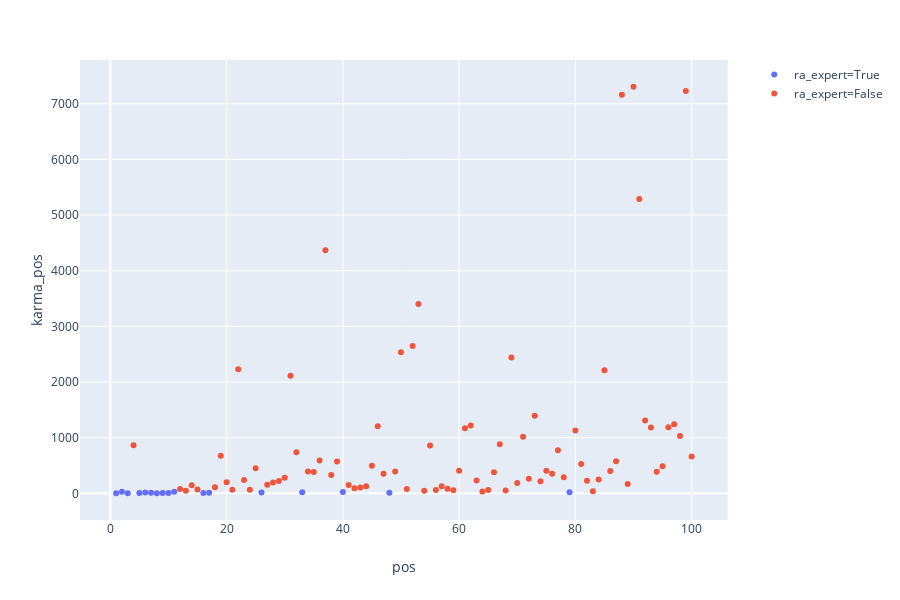

The notebook cell this image was saved under:
### Code cell
import plotly.express as px
iris = px.data.iris()

fig = px.scatter(question_ranking, x="pos", y="karma_pos", color="ra_expert", hover_data=['pos','karma_pos'])
fig.show()

### Figure 1 — Plotly figure (JSON) as saved in the notebook; plotly's stock layout.template omitted (floating-point values rounded to 4 significant figures; data arrays with more than 128 entries replaced by an {"elided": "..."} marker saying what was removed)
{"data": [{"customdata": [[1, 2], [2, 26], [3, 1], [5, 6], [6, 14], [7, 11], [8, 3], [9, 7], [10, 4], [11, 28], [16, 5], [17, 12], [26, 13], [33, 19], [40, 23], [48, 8], [79, 18]], "hoverlabel": {"namelength": 0}, "hovertemplate": "ra_expert=True<br>pos=%{customdata[0]}<br>karma_pos=%{customdata[1]}", "legendgroup": "ra_expert=True", "marker": {"color": "#636efa", "symbol": "circle"}, "mode": "markers", "name": "ra_expert=True", "showlegend": true, "type": "scatter", "x": [1, 2, 3, 5, 6, 7, 8, 9, 10, 11, 16, 17, 26, 33, 40, 48, 79], "xaxis": "x", "y": [2, 26, 1, 6, 14, 11, 3, 7, 4, 28, 5, 12, 13, 19, 23, 8, 18], "yaxis": "y"}, {"customdata": {"elided": "83x2 int values"}, "hoverlabel": {"namelength": 0}, "hovertemplate": "ra_expert=False<br>pos=%{customdata[0]}<br>karma_pos=%{customdata[1]}", "legendgroup": "ra_expert=False", "marker": {"color": "#EF553B", "symbol": "circle"}, "mode": "markers", "name": "ra_expert=False", "showlegend": true, "type": "scatter", "x": [4, 12, 13, 14, 15, 18, 19, 20, 21, 22, 23, 24, 25, 27, 28, 29, 30, 31, 32, 34, 35, 36, 37, 38, 39, 41, 42, 43, 44, 45, 46, 47, 49, 50, 51, 52, 53, 54, 55, 56, 57, 58, 59, 60, 61, 62, 63, 64, 65, 66, 67, 68, 69, 70, 71, 72, 73, 74, 75, 76, 77, 78, 80, 81, 82, 83, 84, 85, 86, 87, 88, 89, 90, 91, 92, 93, 94, 95, 96, 97, 98, 99, 100], "xaxis": "x", "y": [863, 78, 44, 143, 70, 107, 676, 199, 66, 2228, 237, 62, 450, 154, 192, 219, 278, 2110, 738, 390, 383, 590, 4367, 329, 571, 147, 90, 105, 125, 496, 1205, 353, 394, 2535, 77, 2645, 3401, 46, 858, 60, 129, 81, 57, 405, 1167, 1220, 228, 33, 61, 378, 882, 52, 2441, 183, 1014, 263, 1393, 217, 406, 350, 775, 288, 1129, 528, 225, 38, 247, 2210, 403, 574, 7163, 168, 7305, 5289, 1306, 1183, 386, 488, 1187, 1241, 1029, 7228, 660], "yaxis": "y"}], "layout": {"height": 600, "legend": {"tracegroupgap": 0}, "margin": {"t": 60}, "xaxis": {"anchor": "y", "domain": [0, 0.98], "title": {"text": "pos"}}, "yaxis": {"anchor": "x", "domain": [0, 1], "title": {"text": "karma_pos"}}}}
